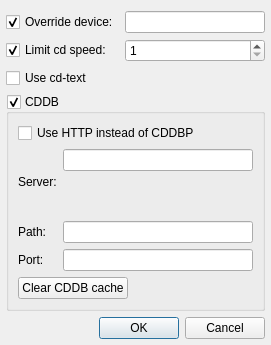
<?xml version="1.0" encoding="UTF-8"?>
<ui version="4.0">
 <class>CDAudioSettingsDialog</class>
 <widget class="QDialog" name="CDAudioSettingsDialog">
  <property name="geometry">
   <rect>
    <x>0</x>
    <y>0</y>
    <width>271</width>
    <height>345</height>
   </rect>
  </property>
  <property name="windowTitle">
   <string>CD Audio Plugin Settings</string>
  </property>
  <layout class="QGridLayout" name="gridLayout_2">
   <property name="leftMargin">
    <number>6</number>
   </property>
   <property name="rightMargin">
    <number>6</number>
   </property>
   <property name="bottomMargin">
    <number>6</number>
   </property>
   <item row="0" column="0">
    <widget class="QCheckBox" name="deviceCheckBox">
     <property name="text">
      <string>Override device:</string>
     </property>
     <property name="checked">
      <bool>true</bool>
     </property>
    </widget>
   </item>
   <item row="0" column="1">
    <widget class="QLineEdit" name="deviceLineEdit"/>
   </item>
   <item row="1" column="0">
    <widget class="QCheckBox" name="speedCheckBox">
     <property name="text">
      <string>Limit cd speed:</string>
     </property>
     <property name="checked">
      <bool>true</bool>
     </property>
    </widget>
   </item>
   <item row="1" column="1">
    <widget class="QSpinBox" name="speedSpinBox">
     <property name="minimum">
      <number>1</number>
     </property>
     <property name="maximum">
      <number>48</number>
     </property>
    </widget>
   </item>
   <item row="2" column="0" colspan="2">
    <widget class="QCheckBox" name="cdtextCheckBox">
     <property name="text">
      <string>Use cd-text</string>
     </property>
    </widget>
   </item>
   <item row="3" column="0" colspan="2">
    <widget class="QGroupBox" name="cddbGroupBox">
     <property name="title">
      <string>CDDB</string>
     </property>
     <property name="checkable">
      <bool>true</bool>
     </property>
     <layout class="QGridLayout" name="gridLayout">
      <item row="0" column="0" colspan="2">
       <widget class="QCheckBox" name="httpCheckBox">
        <property name="text">
         <string>Use HTTP instead of CDDBP</string>
        </property>
       </widget>
      </item>
      <item row="1" column="1">
       <widget class="QLineEdit" name="serverLineEdit"/>
      </item>
      <item row="1" column="0" rowspan="2">
       <widget class="QLabel" name="label">
        <property name="text">
         <string>Server:</string>
        </property>
       </widget>
      </item>
      <item row="3" column="0">
       <widget class="QLabel" name="label_2">
        <property name="text">
         <string>Path:</string>
        </property>
       </widget>
      </item>
      <item row="3" column="1">
       <widget class="QLineEdit" name="pathLineEdit"/>
      </item>
      <item row="4" column="0">
       <widget class="QLabel" name="label_3">
        <property name="text">
         <string>Port:</string>
        </property>
       </widget>
      </item>
      <item row="4" column="1">
       <widget class="QLineEdit" name="portLineEdit"/>
      </item>
      <item row="5" column="0" colspan="2">
       <layout class="QHBoxLayout" name="horizontalLayout_2">
        <item>
         <widget class="QPushButton" name="clearCacheButton">
          <property name="text">
           <string>Clear CDDB cache</string>
          </property>
         </widget>
        </item>
        <item>
         <spacer name="horizontalSpacer">
          <property name="orientation">
           <enum>Qt::Horizontal</enum>
          </property>
          <property name="sizeHint" stdset="0">
           <size>
            <width>40</width>
            <height>20</height>
           </size>
          </property>
         </spacer>
        </item>
       </layout>
      </item>
     </layout>
    </widget>
   </item>
   <item row="4" column="0" colspan="2">
    <widget class="QDialogButtonBox" name="buttonBox">
     <property name="standardButtons">
      <set>QDialogButtonBox::Cancel|QDialogButtonBox::Ok</set>
     </property>
    </widget>
   </item>
  </layout>
 </widget>
 <resources/>
 <connections>
  <connection>
   <sender>buttonBox</sender>
   <signal>accepted()</signal>
   <receiver>CDAudioSettingsDialog</receiver>
   <slot>accept()</slot>
   <hints>
    <hint type="sourcelabel">
     <x>253</x>
     <y>118</y>
    </hint>
    <hint type="destinationlabel">
     <x>95</x>
     <y>53</y>
    </hint>
   </hints>
  </connection>
  <connection>
   <sender>buttonBox</sender>
   <signal>rejected()</signal>
   <receiver>CDAudioSettingsDialog</receiver>
   <slot>reject()</slot>
   <hints>
    <hint type="sourcelabel">
     <x>253</x>
     <y>118</y>
    </hint>
    <hint type="destinationlabel">
     <x>130</x>
     <y>63</y>
    </hint>
   </hints>
  </connection>
  <connection>
   <sender>deviceCheckBox</sender>
   <signal>toggled(bool)</signal>
   <receiver>deviceLineEdit</receiver>
   <slot>setEnabled(bool)</slot>
   <hints>
    <hint type="sourcelabel">
     <x>84</x>
     <y>17</y>
    </hint>
    <hint type="destinationlabel">
     <x>151</x>
     <y>17</y>
    </hint>
   </hints>
  </connection>
  <connection>
   <sender>speedCheckBox</sender>
   <signal>toggled(bool)</signal>
   <receiver>speedSpinBox</receiver>
   <slot>setEnabled(bool)</slot>
   <hints>
    <hint type="sourcelabel">
     <x>99</x>
     <y>42</y>
    </hint>
    <hint type="destinationlabel">
     <x>134</x>
     <y>45</y>
    </hint>
   </hints>
  </connection>
 </connections>
</ui>
